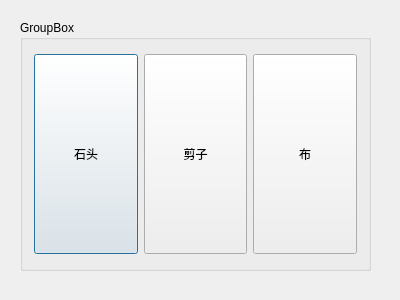
<?xml version="1.0" encoding="UTF-8"?>
<ui version="4.0">
 <class>FingerGuessing</class>
 <widget class="QDialog" name="FingerGuessing">
  <property name="geometry">
   <rect>
    <x>0</x>
    <y>0</y>
    <width>400</width>
    <height>300</height>
   </rect>
  </property>
  <property name="windowTitle">
   <string>FingerGuessing</string>
  </property>
  <widget class="QGroupBox" name="groupBox">
   <property name="geometry">
    <rect>
     <x>20</x>
     <y>20</y>
     <width>351</width>
     <height>251</height>
    </rect>
   </property>
   <property name="title">
    <string>GroupBox</string>
   </property>
   <layout class="QHBoxLayout" name="horizontalLayout">
    <item>
     <widget class="QPushButton" name="stoneButton">
      <property name="maximumSize">
       <size>
        <width>200</width>
        <height>200</height>
       </size>
      </property>
      <property name="text">
       <string>石头</string>
      </property>
     </widget>
    </item>
    <item>
     <widget class="QPushButton" name="scissorsButton">
      <property name="maximumSize">
       <size>
        <width>200</width>
        <height>200</height>
       </size>
      </property>
      <property name="text">
       <string>剪子</string>
      </property>
     </widget>
    </item>
    <item>
     <widget class="QPushButton" name="clothButton">
      <property name="maximumSize">
       <size>
        <width>200</width>
        <height>200</height>
       </size>
      </property>
      <property name="text">
       <string>布</string>
      </property>
     </widget>
    </item>
   </layout>
  </widget>
 </widget>
 <layoutdefault spacing="6" margin="11"/>
 <resources/>
 <connections/>
</ui>
